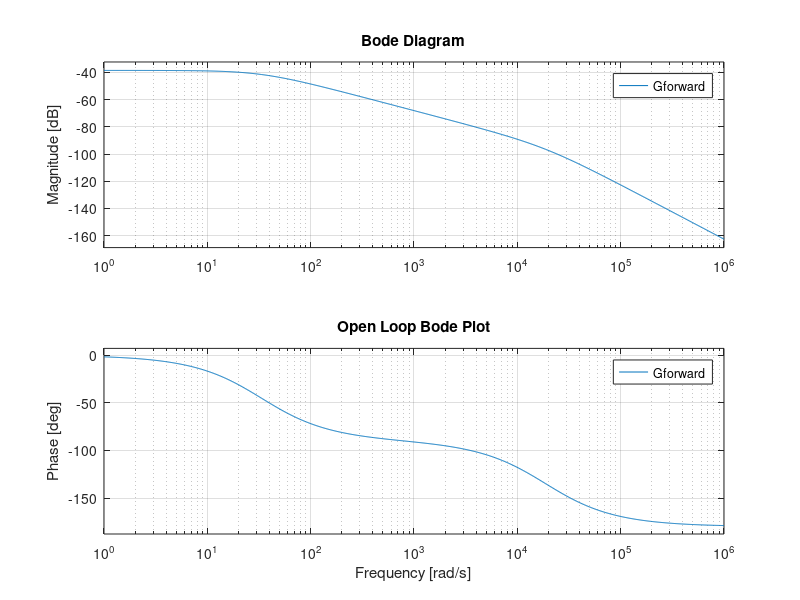
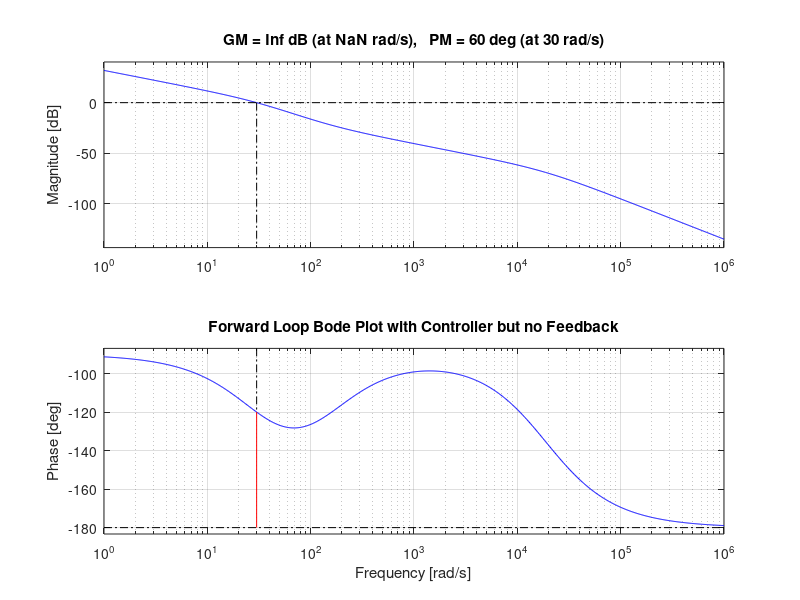
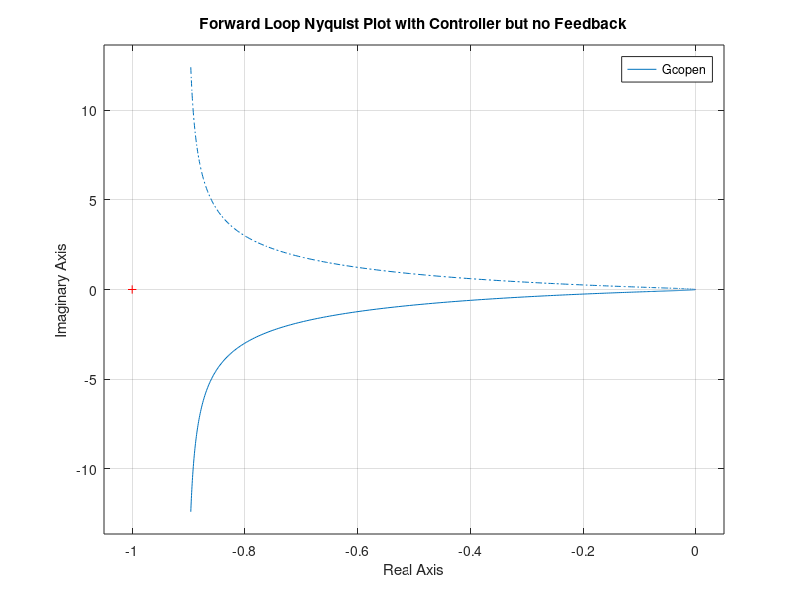
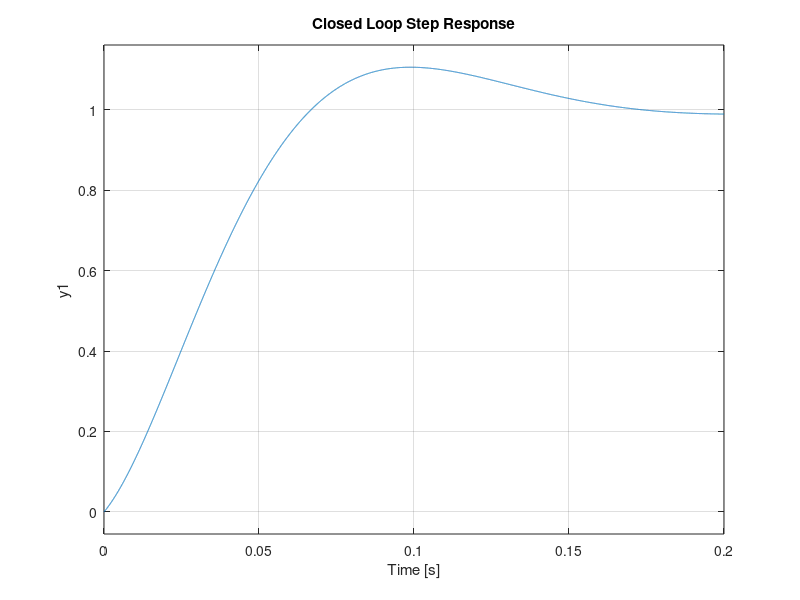

Reproduce these figures in MATLAB, in order.
%% Notation
%ELCT 302
%Team Number:Group Letter
%Group Member Name, Group Member Name
%Lab 3

%% Close open windows and clear command window
close all;
clear all;
clc;

%% Measured motor parameters
Ti = 1E3;

L = 156E-6;        %insert value here
R = 2.93;          %insert value here
K = 0.0621;        %insert value here
J = 8.75E-5;    %insert value here
B = 0.0016;     %insert value here

%% Transfer function of the open loop DC Motor
num = K;                                      %insert value here
denom = [J*L (J*R)+(B*L) (R*B)+K^2];          %insert value here
Gmotor = tf(num,denom);                       %open loop transfer function

%% Gains of the forward loop
RH = 16/(2*pi);    %insert value here         %Rad to Hz
GR = (1/7.5);      %insert value here         %Gear Ratio 
FV = 0.0022;       %insert value here         %Frequency to voltage
ADC = (1/3.3);     %insert value here         %ADC conversion voltage to ADC#
DutyC = 1;         %insert value here         %Conversion from ADC# to Duty cycle
Vbat = 7.2;        %insert value here         %Gain of the battery
Feedback = RH*FV*ADC;                         %Feedback path gain
Gforward = GR*Gmotor*DutyC*Feedback*Vbat;     %Forward path gain

%% Bode plot of the open-loop transfer function including forward gain
figure;
bode(Gforward);    %insert transfer function
title('Open Loop Bode Plot');
grid on;

%% Data that can be used to find ideal wc and wm
%[mag,phase,freq] = bode(Gforward, logspace(5,9,100));
%Gjwc = mag;
%Pgjwc = phase;
%frequency = freq;

%% Declaring wc and wm
wc = 30;          %insert crossover frequency (rad/s)
wm = deg2rad(60); %insert phase margin

%% Frequency response
F = freqresp(Gforward, wc);                   %insert [transfer function, wc]
magGforward = abs(F);                         %magnitude for PI controller
angleGforward = angle(F);                     %phase for PI controller

%% Calulcating parameters for the PI controller
Kp = (magGforward^-1)*cos(pi+wm-angleGforward);
Ki = (-wc)*(magGforward^-1)*sin(pi+wm-angleGforward);

%% Including the PI controller in the control loop
num1 = [Kp Ki];                               %insert Kp and Ki in transfer function form
denom1 = [1 0];                               %insert Kp and Ki in transfer function form
Gc = tf(num1,denom1);                         %transfer function for PI controller
Gcopen = Gc*Gforward;                         %open-loop + controller transfer function

%% Margin plot with the PI controller but not the feedback loop
figure;
margin(Gcopen);
title('Forward Loop Bode Plot with Controller but no Feedback');
grid on;

%% Nyquist plot with the PI controller but not the feedback loop
figure;
nyquist(Gcopen); %insert transfer function
title('Forward Loop Nyquist Plot with Controller but no Feedback');
grid on;

%% The complete transfer function
Gclose=Gcopen/(1+(Gcopen));                   %closed loop system transfer function

%% Step response of the closed loop
figure;
step(Gclose);   %plot the step response of Gclose
title('Closed Loop Step Response');
grid on;
